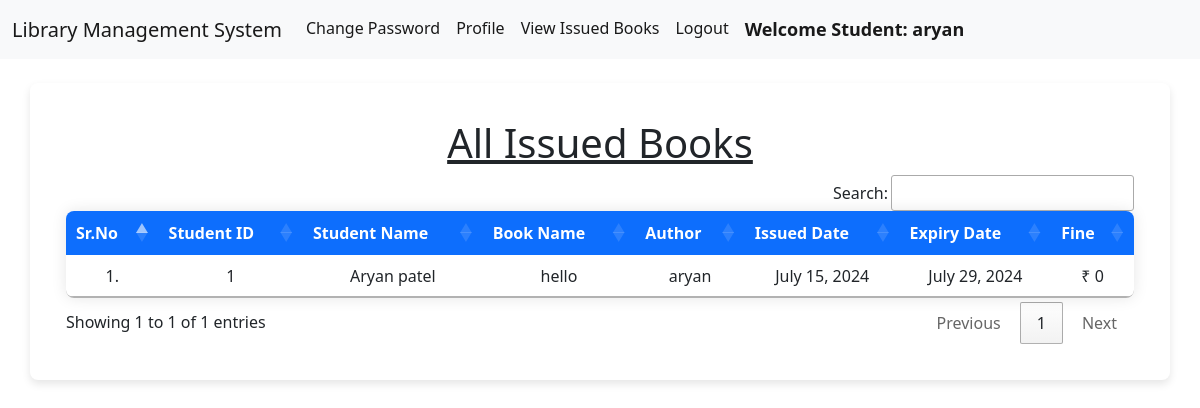
Screenshot of /student_issued_books/ (signed in) with the database file from the repository.
### library/models.py (models this page shows, shortened)
class Book(models.Model):
    name = models.CharField(max_length=200)
    author = models.CharField(max_length=200)
    isbn = models.PositiveIntegerField()
    category = models.CharField(max_length=50)

class IssuedBook(models.Model):
    student_id = models.CharField(max_length=100, blank=True)
    isbn = models.CharField(max_length=13)
    issued_date = models.DateField(auto_now=True)
    expiry_date = models.DateField(default=expiry)

### library/views.py (the view)
# urls.py: path("student_issued_books/", views.student_issued_books, name="student_issued_books"),
@login_required(login_url = '/student_login')
def student_issued_books(request):
    student = Student.objects.filter(user_id=request.user.id)
    issuedBooks = IssuedBook.objects.filter(student_id=student[0].user_id)
    li1 = []
    li2 = []
    for i in issuedBooks:
        books = Book.objects.filter(isbn=i.isbn)
        for book in books:
            t=(request.user.id, request.user.get_full_name, book.name,book.author)
            li1.append(t)
        days=(date.today()-i.issued_date)
        d=days.days
        fine=0
        if d>15:
            day=d-14
            fine=day*5
        t=(issuedBooks[0].issued_date, issuedBooks[0].expiry_date, fine)
        li2.append(t)
    return render(request,'student_issued_books.html',{'li1':li1, 'li2':li2})

### library/templates/student_issued_books.html (shortened to what this page needs)
{% extends 'student_navbar.html' %}
{% block body %}
<div class="container mt-4">
    <h1 class="text-center"><u>All Issued Books</u></h1>
    <table class="table table-hover" id="example">
        <thead>
            <tr>
                <th>Sr.No</th>
                <th>Student ID</th>
                <th>Student Name</th>
                <th>Book Name</th>
                <th>Author</th>
                <th>Issued Date</th>
                <th>Expiry Date</th>
                <th>Fine</th>
            </tr>
        </thead>
        <tbody>
            {% for i in li1 %}
            <tr>
                <td>{{ forloop.counter }}.</td>
                <td>{{ i.0 }}</td>
                <td>{{ i.1 }}</td>
                <td>{{ i.2 }}</td>
                <td>{{ i.3 }}</td>
                {% endfor %}
                {% for i in li2 %}
                <td>{{ i.0 }}</td>
                <td>{{ i.1 }}</td>
                <td>₹ {{ i.2 }}</td>
            </tr>
            {% endfor %}
        </tbody>
    </table>
</div>
{% endblock %}

### library/templates/student_navbar.html (shortened to what this page needs)
<!doctype html>
<html lang="en">
<head>
    <link href="https://cdn.jsdelivr.net/npm/bootstrap@5.1.0/dist/css/bootstrap.min.css" rel="stylesheet">
    <link rel="stylesheet" href="https://cdn.datatables.net/1.10.25/css/jquery.dataTables.min.css">
    <link rel="stylesheet" href="https://cdn.datatables.net/buttons/1.7.1/css/buttons.dataTables.min.css">
</head>
<body>
<nav class="navbar navbar-expand-lg navbar-light bg-light">
    <div class="container-fluid">
        <a class="navbar-brand" href="#">Library Management System</a>
        <div class="collapse navbar-collapse" id="navbarSupportedContent">
            <ul class="navbar-nav me-auto mb-2 mb-lg-0">
                <li class="nav-item">
                    <a class="nav-link active" aria-current="page" href="/change_password/">Change Password</a>
                </li>
                <li class="nav-item">
                    <a class="nav-link active" aria-current="page" href="/profile/">Profile</a>
                </li>
                <li class="nav-item">
                    <a class="nav-link active" aria-current="page" href="/student_issued_books/">View Issued Books</a>
                </li>
                <li class="nav-item">
                    <a class="nav-link active" aria-current="page" href="/logout/">Logout</a>
                </li>
                <li class="nav-item">
                    <a style="font-weight:600; font-family:'Segoe UI', Tahoma, Geneva, Verdana, sans-serif; font-size: large;" class="nav-link active" href="#">Welcome Student: {{request.user}}</a>
                </li>
            </ul>
        </div>
    </div>
</nav>
{% block body %}
{% endblock %}
</body>
</html>

### library/templates/student_issued_books.html (style rules this page uses)
.container { padding: 3%; margin-top: 3%; margin-bottom: 3%; border-radius: 0.5rem; background: #fff; box-shadow: 0 4px 8px rgba(0,0,0,0.1); }
.table { width: 100%; margin-top: 20px; border-collapse: collapse; border-radius: 0.5rem; overflow: hidden; box-shadow: 0 0 15px rgba(0,0,0,0.1); }
.table th, .table td { padding: 12px; text-align: center; vertical-align: middle; }
.table thead { background-color: #f8f9fa; color: #212529; }
.table th { background-color: #0d6efd; color: #fff; }

### rows the page displays
Book: name "hello", author "aryan"
IssuedBook: issued_date "July 15, 2024", expiry_date "July 29, 2024"

### other values shown
{{ request.user }} "aryan"
{{ i.0 }} "1"
{{ i.1 }} "Aryan patel"
{{ i.2 }} "0"
